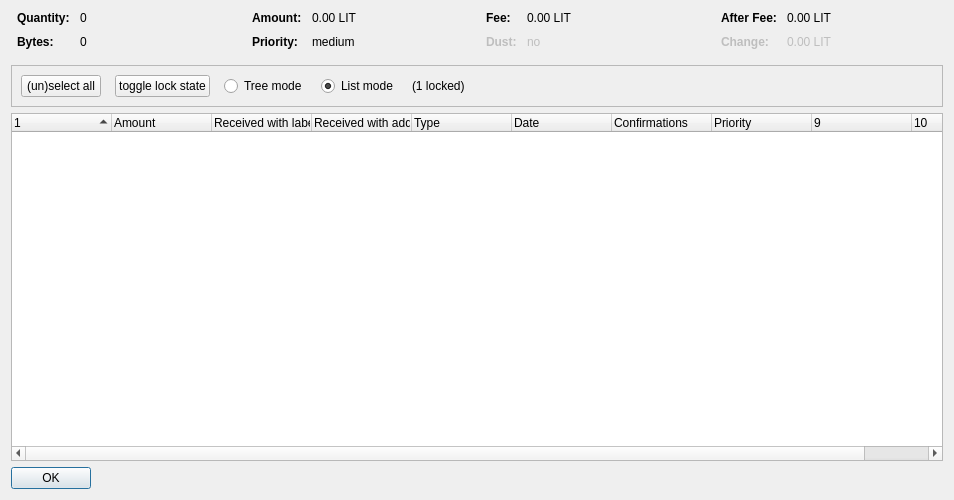
<?xml version="1.0" encoding="UTF-8"?>
<ui version="4.0">
 <class>CoinControlDialog</class>
 <widget class="QDialog" name="CoinControlDialog">
  <property name="geometry">
   <rect>
    <x>0</x>
    <y>0</y>
    <width>954</width>
    <height>500</height>
   </rect>
  </property>
  <property name="windowTitle">
   <string>Coin Selection</string>
  </property>
  <layout class="QVBoxLayout" name="verticalLayout">
   <item>
    <layout class="QHBoxLayout" name="horizontalLayoutTop" stretch="0,0,0,0">
     <property name="topMargin">
      <number>0</number>
     </property>
     <property name="bottomMargin">
      <number>10</number>
     </property>
     <item>
      <layout class="QFormLayout" name="formLayoutCoinControl1">
       <property name="horizontalSpacing">
        <number>10</number>
       </property>
       <property name="verticalSpacing">
        <number>10</number>
       </property>
       <property name="leftMargin">
        <number>6</number>
       </property>
       <property name="rightMargin">
        <number>6</number>
       </property>
       <item row="0" column="0">
        <widget class="QLabel" name="labelCoinControlQuantityText">
         <property name="font">
          <font>
           <weight>75</weight>
           <bold>true</bold>
          </font>
         </property>
         <property name="text">
          <string>Quantity:</string>
         </property>
        </widget>
       </item>
       <item row="0" column="1">
        <widget class="QLabel" name="labelCoinControlQuantity">
         <property name="cursor">
          <cursorShape>IBeamCursor</cursorShape>
         </property>
         <property name="contextMenuPolicy">
          <enum>Qt::ActionsContextMenu</enum>
         </property>
         <property name="text">
          <string notr="true">0</string>
         </property>
         <property name="textInteractionFlags">
          <set>Qt::LinksAccessibleByMouse|Qt::TextSelectableByKeyboard|Qt::TextSelectableByMouse</set>
         </property>
        </widget>
       </item>
       <item row="1" column="0">
        <widget class="QLabel" name="labelCoinControlBytesText">
         <property name="font">
          <font>
           <weight>75</weight>
           <bold>true</bold>
          </font>
         </property>
         <property name="text">
          <string>Bytes:</string>
         </property>
        </widget>
       </item>
       <item row="1" column="1">
        <widget class="QLabel" name="labelCoinControlBytes">
         <property name="cursor">
          <cursorShape>IBeamCursor</cursorShape>
         </property>
         <property name="contextMenuPolicy">
          <enum>Qt::ActionsContextMenu</enum>
         </property>
         <property name="text">
          <string notr="true">0</string>
         </property>
         <property name="textInteractionFlags">
          <set>Qt::LinksAccessibleByMouse|Qt::TextSelectableByKeyboard|Qt::TextSelectableByMouse</set>
         </property>
        </widget>
       </item>
      </layout>
     </item>
     <item>
      <layout class="QFormLayout" name="formLayoutCoinControl2">
       <property name="horizontalSpacing">
        <number>10</number>
       </property>
       <property name="verticalSpacing">
        <number>10</number>
       </property>
       <property name="leftMargin">
        <number>6</number>
       </property>
       <property name="rightMargin">
        <number>6</number>
       </property>
       <item row="0" column="0">
        <widget class="QLabel" name="labelCoinControlAmountText">
         <property name="font">
          <font>
           <weight>75</weight>
           <bold>true</bold>
          </font>
         </property>
         <property name="text">
          <string>Amount:</string>
         </property>
        </widget>
       </item>
       <item row="0" column="1">
        <widget class="QLabel" name="labelCoinControlAmount">
         <property name="cursor">
          <cursorShape>IBeamCursor</cursorShape>
         </property>
         <property name="contextMenuPolicy">
          <enum>Qt::ActionsContextMenu</enum>
         </property>
         <property name="text">
          <string notr="true">0.00 LIT</string>
         </property>
         <property name="textInteractionFlags">
          <set>Qt::LinksAccessibleByMouse|Qt::TextSelectableByKeyboard|Qt::TextSelectableByMouse</set>
         </property>
        </widget>
       </item>
       <item row="1" column="0">
        <widget class="QLabel" name="labelCoinControlPriorityText">
         <property name="font">
          <font>
           <weight>75</weight>
           <bold>true</bold>
          </font>
         </property>
         <property name="text">
          <string>Priority:</string>
         </property>
        </widget>
       </item>
       <item row="1" column="1">
        <widget class="QLabel" name="labelCoinControlPriority">
         <property name="cursor">
          <cursorShape>IBeamCursor</cursorShape>
         </property>
         <property name="contextMenuPolicy">
          <enum>Qt::ActionsContextMenu</enum>
         </property>
         <property name="text">
          <string>medium</string>
         </property>
         <property name="textInteractionFlags">
          <set>Qt::LinksAccessibleByMouse|Qt::TextSelectableByKeyboard|Qt::TextSelectableByMouse</set>
         </property>
        </widget>
       </item>
      </layout>
     </item>
     <item>
      <layout class="QFormLayout" name="formLayoutCoinControl3">
       <property name="horizontalSpacing">
        <number>10</number>
       </property>
       <property name="verticalSpacing">
        <number>10</number>
       </property>
       <property name="leftMargin">
        <number>6</number>
       </property>
       <property name="rightMargin">
        <number>6</number>
       </property>
       <item row="0" column="0">
        <widget class="QLabel" name="labelCoinControlFeeText">
         <property name="font">
          <font>
           <weight>75</weight>
           <bold>true</bold>
          </font>
         </property>
         <property name="text">
          <string>Fee:</string>
         </property>
        </widget>
       </item>
       <item row="0" column="1">
        <widget class="QLabel" name="labelCoinControlFee">
         <property name="cursor">
          <cursorShape>IBeamCursor</cursorShape>
         </property>
         <property name="contextMenuPolicy">
          <enum>Qt::ActionsContextMenu</enum>
         </property>
         <property name="text">
          <string notr="true">0.00 LIT</string>
         </property>
         <property name="textInteractionFlags">
          <set>Qt::LinksAccessibleByMouse|Qt::TextSelectableByKeyboard|Qt::TextSelectableByMouse</set>
         </property>
        </widget>
       </item>
       <item row="1" column="0">
        <widget class="QLabel" name="labelCoinControlLowOutputText">
         <property name="enabled">
          <bool>false</bool>
         </property>
         <property name="font">
          <font>
           <weight>75</weight>
           <bold>true</bold>
          </font>
         </property>
         <property name="text">
          <string>Dust:</string>
         </property>
        </widget>
       </item>
       <item row="1" column="1">
        <widget class="QLabel" name="labelCoinControlLowOutput">
         <property name="enabled">
          <bool>false</bool>
         </property>
         <property name="cursor">
          <cursorShape>IBeamCursor</cursorShape>
         </property>
         <property name="contextMenuPolicy">
          <enum>Qt::ActionsContextMenu</enum>
         </property>
         <property name="text">
          <string>no</string>
         </property>
         <property name="textInteractionFlags">
          <set>Qt::LinksAccessibleByMouse|Qt::TextSelectableByKeyboard|Qt::TextSelectableByMouse</set>
         </property>
        </widget>
       </item>
      </layout>
     </item>
     <item>
      <layout class="QFormLayout" name="formLayoutCoinControl4">
       <property name="horizontalSpacing">
        <number>10</number>
       </property>
       <property name="verticalSpacing">
        <number>10</number>
       </property>
       <property name="leftMargin">
        <number>6</number>
       </property>
       <property name="rightMargin">
        <number>6</number>
       </property>
       <item row="0" column="0">
        <widget class="QLabel" name="labelCoinControlAfterFeeText">
         <property name="font">
          <font>
           <weight>75</weight>
           <bold>true</bold>
          </font>
         </property>
         <property name="text">
          <string>After Fee:</string>
         </property>
        </widget>
       </item>
       <item row="0" column="1">
        <widget class="QLabel" name="labelCoinControlAfterFee">
         <property name="cursor">
          <cursorShape>IBeamCursor</cursorShape>
         </property>
         <property name="contextMenuPolicy">
          <enum>Qt::ActionsContextMenu</enum>
         </property>
         <property name="text">
          <string notr="true">0.00 LIT</string>
         </property>
         <property name="textInteractionFlags">
          <set>Qt::LinksAccessibleByMouse|Qt::TextSelectableByKeyboard|Qt::TextSelectableByMouse</set>
         </property>
        </widget>
       </item>
       <item row="1" column="0">
        <widget class="QLabel" name="labelCoinControlChangeText">
         <property name="enabled">
          <bool>false</bool>
         </property>
         <property name="font">
          <font>
           <weight>75</weight>
           <bold>true</bold>
          </font>
         </property>
         <property name="text">
          <string>Change:</string>
         </property>
        </widget>
       </item>
       <item row="1" column="1">
        <widget class="QLabel" name="labelCoinControlChange">
         <property name="enabled">
          <bool>false</bool>
         </property>
         <property name="cursor">
          <cursorShape>IBeamCursor</cursorShape>
         </property>
         <property name="contextMenuPolicy">
          <enum>Qt::ActionsContextMenu</enum>
         </property>
         <property name="text">
          <string notr="true">0.00 LIT</string>
         </property>
         <property name="textInteractionFlags">
          <set>Qt::LinksAccessibleByMouse|Qt::TextSelectableByKeyboard|Qt::TextSelectableByMouse</set>
         </property>
        </widget>
       </item>
      </layout>
     </item>
    </layout>
   </item>
   <item>
    <widget class="QFrame" name="frame">
     <property name="minimumSize">
      <size>
       <width>0</width>
       <height>40</height>
      </size>
     </property>
     <property name="frameShape">
      <enum>QFrame::StyledPanel</enum>
     </property>
     <property name="frameShadow">
      <enum>QFrame::Sunken</enum>
     </property>
     <layout class="QHBoxLayout" name="horizontalLayout">
      <item>
       <layout class="QHBoxLayout" name="horizontalLayoutPanel" stretch="0,0,0,0,0,0">
        <property name="spacing">
         <number>14</number>
        </property>
        <item>
         <widget class="QPushButton" name="pushButtonSelectAll">
          <property name="sizePolicy">
           <sizepolicy hsizetype="Maximum" vsizetype="Fixed">
            <horstretch>0</horstretch>
            <verstretch>0</verstretch>
           </sizepolicy>
          </property>
          <property name="text">
           <string>(un)select all</string>
          </property>
          <property name="autoDefault">
           <bool>false</bool>
          </property>
         </widget>
        </item>
        <item>
         <widget class="QPushButton" name="pushButtonToggleLock">
          <property name="sizePolicy">
           <sizepolicy hsizetype="Maximum" vsizetype="Fixed">
            <horstretch>0</horstretch>
            <verstretch>0</verstretch>
           </sizepolicy>
          </property>
          <property name="text">
           <string>toggle lock state</string>
          </property>
          <property name="autoDefault">
           <bool>false</bool>
          </property>
         </widget>
        </item>
        <item>
         <widget class="QRadioButton" name="radioTreeMode">
          <property name="sizePolicy">
           <sizepolicy hsizetype="Maximum" vsizetype="Fixed">
            <horstretch>0</horstretch>
            <verstretch>0</verstretch>
           </sizepolicy>
          </property>
          <property name="text">
           <string>Tree mode</string>
          </property>
         </widget>
        </item>
        <item>
         <widget class="QRadioButton" name="radioListMode">
          <property name="sizePolicy">
           <sizepolicy hsizetype="Maximum" vsizetype="Fixed">
            <horstretch>0</horstretch>
            <verstretch>0</verstretch>
           </sizepolicy>
          </property>
          <property name="text">
           <string>List mode</string>
          </property>
          <property name="checked">
           <bool>true</bool>
          </property>
         </widget>
        </item>
        <item>
         <widget class="QLabel" name="labelLocked">
          <property name="text">
           <string>(1 locked)</string>
          </property>
         </widget>
        </item>
        <item>
         <spacer name="horizontalSpacer">
          <property name="orientation">
           <enum>Qt::Horizontal</enum>
          </property>
          <property name="sizeHint" stdset="0">
           <size>
            <width>40</width>
            <height>20</height>
           </size>
          </property>
         </spacer>
        </item>
       </layout>
      </item>
     </layout>
    </widget>
   </item>
   <item>
    <widget class="CoinControlTreeWidget" name="treeWidget">
     <property name="contextMenuPolicy">
      <enum>Qt::CustomContextMenu</enum>
     </property>
     <property name="sortingEnabled">
      <bool>false</bool>
     </property>
     <property name="columnCount">
      <number>10</number>
     </property>
     <attribute name="headerShowSortIndicator" stdset="0">
      <bool>true</bool>
     </attribute>
     <attribute name="headerStretchLastSection">
      <bool>false</bool>
     </attribute>
     <column>
      <property name="text">
       <string/>
      </property>
     </column>
     <column>
      <property name="text">
       <string>Amount</string>
      </property>
     </column>
     <column>
      <property name="text">
       <string>Received with label</string>
      </property>
     </column>
     <column>
      <property name="text">
       <string>Received with address</string>
      </property>
     </column>
     <column>
      <property name="text">
       <string>Type</string>
      </property>
     </column>
     <column>
      <property name="text">
       <string>Date</string>
      </property>
     </column>
     <column>
      <property name="text">
       <string>Confirmations</string>
      </property>
      <property name="toolTip">
       <string>Confirmed</string>
      </property>
     </column>
     <column>
      <property name="text">
       <string>Priority</string>
      </property>
     </column>
     <column>
      <property name="text">
       <string/>
      </property>
     </column>
     <column>
      <property name="text">
       <string/>
      </property>
     </column>
    </widget>
   </item>
   <item>
    <widget class="QDialogButtonBox" name="buttonBox">
     <property name="sizePolicy">
      <sizepolicy hsizetype="Maximum" vsizetype="Fixed">
       <horstretch>0</horstretch>
       <verstretch>0</verstretch>
      </sizepolicy>
     </property>
     <property name="orientation">
      <enum>Qt::Horizontal</enum>
     </property>
     <property name="standardButtons">
      <set>QDialogButtonBox::Ok</set>
     </property>
    </widget>
   </item>
  </layout>
 </widget>
 <customwidgets>
  <customwidget>
   <class>CoinControlTreeWidget</class>
   <extends>QTreeWidget</extends>
   <header>coincontroltreewidget.h</header>
  </customwidget>
 </customwidgets>
 <resources/>
 <connections/>
</ui>
